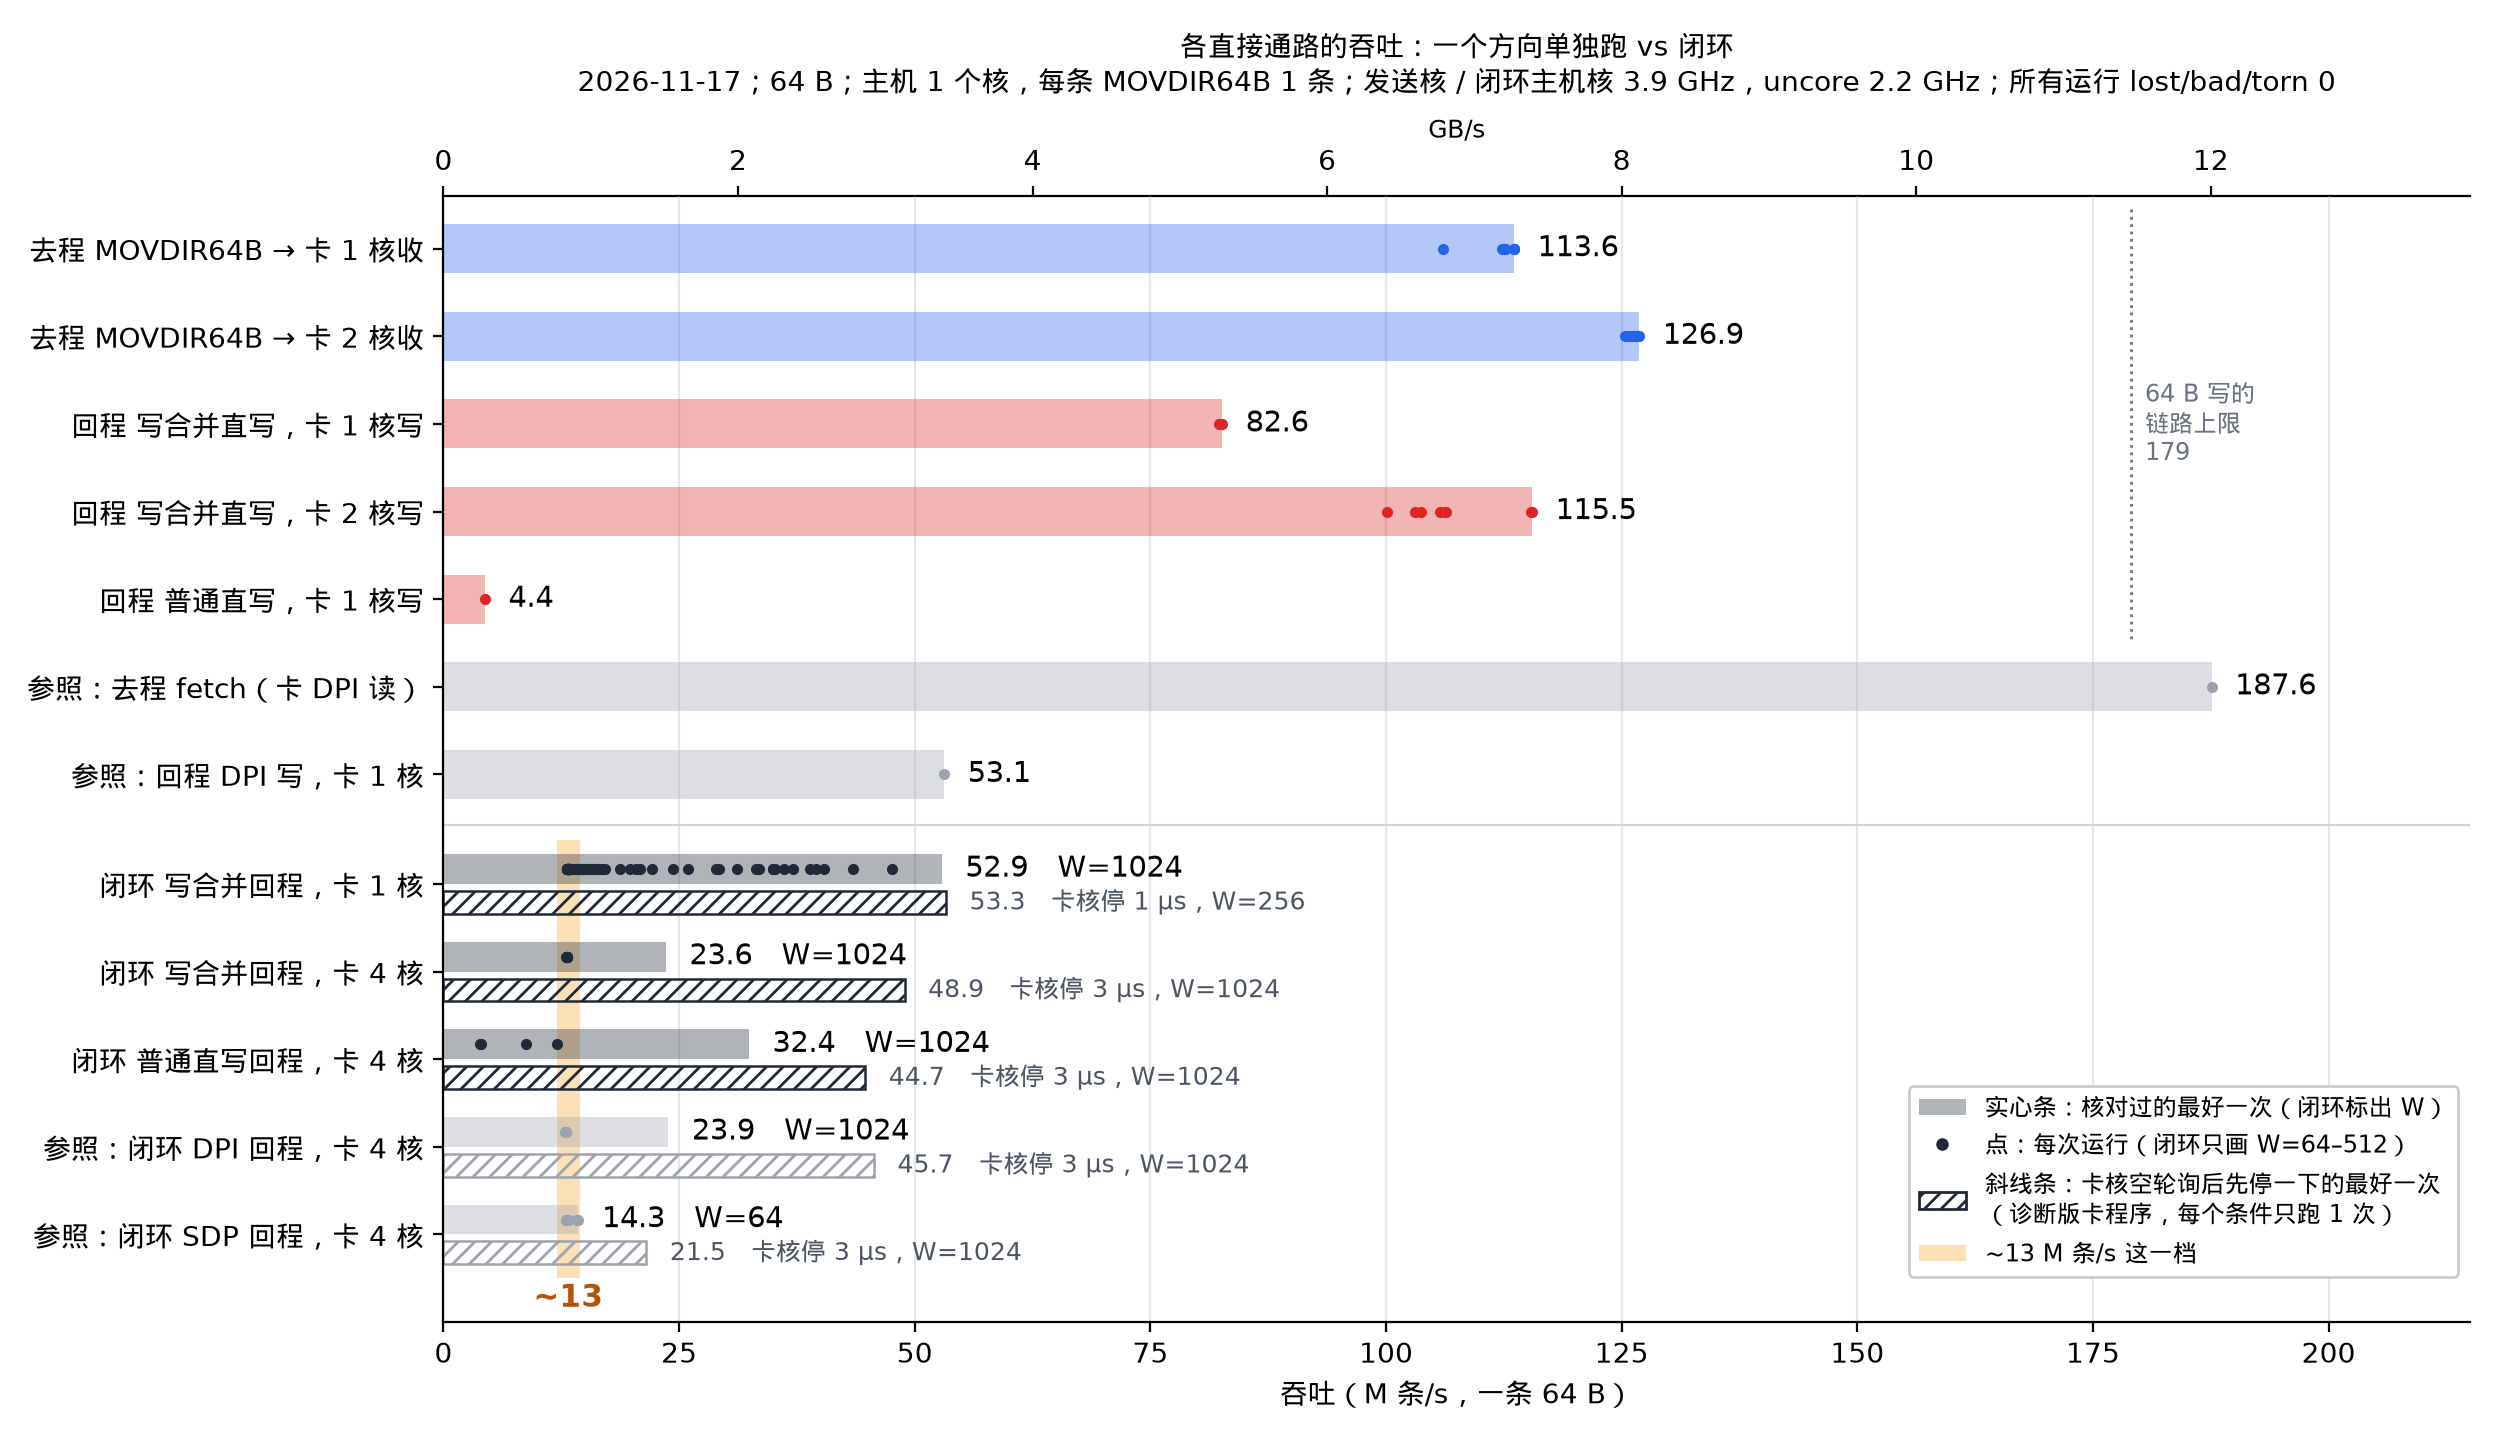

Write the Python code that produced this figure.
"""MRV-63 overview: best verified throughput of each direct path, one direction alone vs closed loop.

Upper block, one direction alone (open loop): `inline_stream --dir h2c|c2h`, one host core, 64 B
cells, one cell per MOVDIR64B / per card store, every cell checked. Data: logs/mrv24-2026-11-17
(runs.jsonl, shell-runs.jsonl, card.jsonl). Host -> card runs count only with the sending core on
cpu40/104 (performance governor, 3.9 GHz); card -> host runs were received on cpu41 (schedutil,
2.65-3.85 GHz where it was measured).

Lower block, closed loop: `inline_pingpong`, host core 40 (3.9 GHz) sends and receives, one
MOVDIR64B per request (batch 1), window W. Data: logs/mrv17-2026-11-17/runs.jsonl, the same
selection as mrv-44-throughput-vs-w.py: the `OFFICIAL` sweep, the repeats under the same settings
with no experiment flag in use, and the lease build (`LEASE H1`). Dots: every such run at
W = 64..512. Solid bar: the best run at any W. Hatched bar: the best run of the diagnostic card
build that pauses after an empty poll (`--poll-gap-ns`, tags X3 / X3b / X3c), one run per condition.

Every plotted run is verified (host lost/bad/torn 0, card partial/corrupt 0). The script prints the
table behind the chart.

    uv run --with matplotlib python docs/figures/mrv-63-overview.py
"""
import json
import re
from collections import defaultdict
from pathlib import Path

from matplotlib.lines import Line2D
from matplotlib.patches import Patch

from mrvplot import plt, save

ROOT = Path(__file__).resolve().parents[2]
L24 = ROOT / "logs/mrv24-2026-11-17"
L17 = ROOT / "logs/mrv17-2026-11-17"
FIXED = {40, 104}  # performance governor, 3.9 GHz; every other host core ran schedutil
SLOW_W = (64, 128, 256, 512)
LINK_GBS = 32e9 * 4 * (128 / 130) / 8 / 1e9  # PCIe Gen5 x4, one direction: 15.75 GB/s
LINK_64 = LINK_GBS * 1e9 / (64 + 24) / 1e6   # 64 B writes with 24 B of fixed cost each (MRV-22): 179 M/s


def jsonl(path):
    return [json.loads(line) for line in path.read_text().splitlines() if line.strip()]


# ---- one direction alone (MRV-24 data) ----------------------------------------------------
HARNESS = jsonl(L24 / "runs.jsonl")
CARD_OF = {run: card for card in jsonl(L24 / "card.jsonl") for run in card["runs"]}


def verified_stream(rid, line):
    card = CARD_OF[rid]
    text = " ".join(card["exit_summary"])
    ok = (card["counts_match"] and "partial cells seen 0" in text and "corrupt payloads 0" in text
          and re.search(r"failed 0\)", text) is not None)
    if m := re.search(r"bad (\d+) torn (\d+)", line):
        ok = ok and m.groups() == ("0", "0")
    assert ok, rid
    cmd = card["cmd"]
    roles = (m.group(1).split(",") if (m := re.search(r"--roles ([\w,]+)", cmd)) else [])
    how = "wc" if "--store-wc" in cmd else "dpi" if "--dma" in cmd else "store" if "--store" in cmd else "?"
    return roles.count("ring"), roles.count("source"), how


def stream_runs():
    """(row key, run id, M cells/s) of every verified run with one direction alone."""
    raw = []  # (id, dir, via fetch?, sender cpu, output line)
    for i, r in enumerate(HARNESS):
        a = r["args"]
        d = re.search(r"--dir (\w+)", a)
        if not d or d.group(1) not in ("h2c", "c2h"):
            continue
        lcores = [int(c) for c in re.search(r"-l ([\d,]+)", a).group(1).split(",")]
        raw.append((f"R{i:02d}", d.group(1), "--via fetch" in a, lcores[0], r["out"][0]))
    for r in jsonl(L24 / "shell-runs.jsonl"):
        if r["dir"] in ("h2c", "c2h"):
            raw.append((r["id"], r["dir"], "--via fetch" in r["cmd"], r["sender_cpu"], r["out"]))
    out = []
    for rid, d, fetch, sender, line in raw:
        ring, source, how = verified_stream(rid, line)
        if d == "h2c":
            if sender not in FIXED:
                continue  # the sending core's clock was not held
            rate = float(re.search(r"card took all at ([\d.]+) M cells/s", line).group(1))
            key = ("h2c", "fetch", 1) if fetch else ("h2c", "movdir", ring)
        else:
            rate = float(re.search(r"host took them at ([\d.]+) M cells/s", line).group(1))
            key = ("c2h", how, source)
        out.append((key, rid, rate))
    return out


# ---- closed loop (MRV-17 data) -------------------------------------------------------------
CARD = "/root/bench/inline_reflector"


def path_of(card_args, host_cmd):
    if "--store-wc" in card_args:
        return "wc"
    if "--store" in card_args:
        return "store"
    if "--dma" in card_args:
        return "dpi"
    return "sdp" if "rx_poll_mem=1" in host_cmd else None  # SDP reference: the rx_poll_mem=1 line only


def closed_runs():
    """Per (path, card cores): runs without a pause as (W, Mmsg/s, tag), and with a card pause as
    (W, Mmsg/s, pause ns, tag)."""
    plain, paused = defaultdict(list), defaultdict(list)
    for r in jsonl(L17 / "runs.jsonl"):
        if r.get("rc", 0) != 0 or not r.get("host") or not r.get("card_cmd") or "inline_pingpong" not in r["host_cmd"]:
            continue
        tag, card_cmd, host_cmd = r["tag"], r["card_cmd"] + " ", r["host_cmd"]
        card_args = card_cmd.split(" -- ")[1] if " -- " in card_cmd else ""
        cores = 4 if " -l 3-6 " in card_cmd else 1 if " -l 3 " in card_cmd else None
        path = path_of(card_args, host_cmd)
        if cores is None or path is None:
            continue
        h = r["host"][0]
        gap = re.search(r"--poll-gap-ns (\d+)", card_cmd)
        ok = h["lost"] == h["bad"] == h["torn"] == 0 and r["card"]["partial"] == 0 and r["card"]["corrupt"] == 0
        if re.match(r"X3[bc]? ", tag) and gap and int(gap.group(1)) > 0 and "--poll-gap-ns" not in host_cmd:
            assert ok and "inline_reflector-mrv17 " in card_cmd, tag
            paused[(path, cores)].append((int(h["window"]), h["mmsg"], int(gap.group(1)), tag))
        elif "--poll-gap-ns" in card_cmd + host_cmd or "--sample-card-next" in host_cmd:
            continue
        elif re.match(r"OFFICIAL (wc|store|dpi|sdp mempoll) n[14] H1$", tag) or re.match(
                r"(ALT |E1 |LANDED .* noprobe |CAP .* cap32$|Xbin .* nov13$)", tag):
            assert ok and card_cmd.split()[0] == CARD, tag
            assert not re.search(r"--reply-cap (?!32\b)", host_cmd), tag
            plain[(path, cores)].append((int(h["window"]), h["mmsg"], tag))
        elif re.match(r"LEASE H1 ", tag):
            assert ok and "--host-lcores 1" in host_cmd, tag
            plain[(path, cores)].append((int(h["window"]), h["mmsg"], tag))
    return plain, paused


STREAMS = defaultdict(list)
for key, rid, rate in stream_runs():
    STREAMS[key].append((rate, rid))
PLAIN, PAUSED = closed_runs()

BLUE, RED, DARK, GREY, AMBER = "#2563eb", "#dc2626", "#1f2937", "#9ca3af", "#f59e0b"
ONE_WAY = [  # (key, label, colour); grey = reference rows (DPI)
    (("h2c", "movdir", 1), "去程 MOVDIR64B → 卡 1 核收", BLUE),
    (("h2c", "movdir", 2), "去程 MOVDIR64B → 卡 2 核收", BLUE),
    (("c2h", "wc", 1), "回程 写合并直写，卡 1 核写", RED),
    (("c2h", "wc", 2), "回程 写合并直写，卡 2 核写", RED),
    (("c2h", "store", 1), "回程 普通直写，卡 1 核写", RED),
    (("h2c", "fetch", 1), "参照：去程 fetch（卡 DPI 读）", GREY),
    (("c2h", "dpi", 1), "参照：回程 DPI 写，卡 1 核", GREY),
]
CLOSED = [  # grey = reference rows (DPI, SDP)
    (("wc", 1), "闭环 写合并回程，卡 1 核", DARK),
    (("wc", 4), "闭环 写合并回程，卡 4 核", DARK),
    (("store", 4), "闭环 普通直写回程，卡 4 核", DARK),
    (("dpi", 4), "参照：闭环 DPI 回程，卡 4 核", GREY),
    (("sdp", 4), "参照：闭环 SDP 回程，卡 4 核", GREY),
]

fig, ax = plt.subplots(figsize=(12.5, 7.2))
ys, labels = [], []
y = 0.0
print("one direction alone (M cells/s): best, range, runs")
for key, label, color in ONE_WAY:
    vals = sorted(STREAMS[key])
    assert vals, key
    best, best_id = vals[-1]
    ax.barh(y, best, 0.56, color=color, alpha=0.35, zorder=2)
    ax.scatter([v for v, _ in vals], [y] * len(vals), s=9, color=color, zorder=3)
    ax.text(best + 2.5, y, f"{best:.1f}", va="center", fontsize=10.5)
    print(f"  {label}: best {best:.2f} ({best_id}), range {vals[0][0]:.2f}-{best:.2f}, n={len(vals)}")
    ys.append(y)
    labels.append(label)
    y += 1
last_write_row = 4  # the link limit below is for 64 B writes: rows 0..4
split = y - 0.42
y += 0.25
top_closed = y - 0.5
print("closed loop (Mmsg/s): best without pause, W=64..512 range, best with a card pause")
for key, label, color in CLOSED:
    runs = PLAIN[key]
    assert runs and PAUSED.get(key), key
    slow = [v for w, v, _ in runs if w in SLOW_W]
    w_best, best, tag_best = max(runs, key=lambda t: t[1])
    w_p, v_p, gap, tag_p = max(PAUSED[key], key=lambda t: t[1])
    ax.barh(y - 0.17, best, 0.34, color=color, alpha=0.35, zorder=2)
    ax.scatter(slow, [y - 0.17] * len(slow), s=9, color=color, zorder=3)
    ax.text(best + 2.5, y - 0.17, f"{best:.1f}　W={w_best}", va="center", fontsize=10.5)
    ax.barh(y + 0.21, v_p, 0.26, facecolor="none", edgecolor=color, hatch="////", lw=0.9, zorder=2)
    ax.text(v_p + 2.5, y + 0.21, f"{v_p:.1f}　卡核停 {gap // 1000} µs，W={w_p}", va="center", fontsize=9, color="#4b5563")
    print(f"  {label}: best {best:.2f} W={w_best} ({tag_best}); W=64..512 {min(slow):.2f}-{max(slow):.2f} (n={len(slow)}); "
          f"pause {gap} ns: {v_p:.2f} W={w_p} ({tag_p})")
    ys.append(y)
    labels.append(label)
    y += 1
bottom = y - 0.5

# the ~13 M/s regime (closed loop only), the block separator, the link limit for 64 B writes
ax.fill_betweenx([top_closed, bottom], 12, 14.5, color=AMBER, alpha=0.3, lw=0, zorder=1)
ax.text(13.25, bottom + 0.06, "~13", color="#b45309", fontsize=11, ha="center", va="top", fontweight="bold")
ax.axhline(split, color="#d1d5db", lw=0.8)
ax.plot([LINK_64, LINK_64], [-0.45, last_write_row + 0.45], color="#6b7280", lw=1.0, ls=":", zorder=1)
ax.text(LINK_64 + 1.5, 2.0, f"64 B 写的\n链路上限\n{LINK_64:.0f}", fontsize=8.5, color="#6b7280", ha="left", va="center")

ax.set_yticks(ys, labels, fontsize=10)
ax.set_ylim(bottom + 0.5, -0.6)
ax.set_xlim(0, 215)
ax.set_xlabel("吞吐（M 条/s，一条 64 B）")
ax.grid(axis="y", visible=False)
top = ax.secondary_xaxis("top", functions=(lambda v: v * 64 / 1000, lambda g: g * 1000 / 64))
top.set_xlabel("GB/s", fontsize=9)
ax.legend(handles=[
    Patch(facecolor=DARK, alpha=0.35, label="实心条：核对过的最好一次（闭环标出 W）"),
    Line2D([], [], marker="o", ls="", ms=3.5, color=DARK, label="点：每次运行（闭环只画 W=64–512）"),
    Patch(facecolor="white", edgecolor=DARK, hatch="////", label="斜线条：卡核空轮询后先停一下的最好一次\n（诊断版卡程序，每个条件只跑 1 次）"),
    Patch(facecolor=AMBER, alpha=0.3, label="~13 M 条/s 这一档"),
], fontsize=8.5, loc="lower right", bbox_to_anchor=(1.0, 0.03), framealpha=1.0)
ax.set_title("各直接通路的吞吐：一个方向单独跑 vs 闭环\n"
             "2026-11-17；64 B；主机 1 个核，每条 MOVDIR64B 1 条；发送核 / 闭环主机核 3.9 GHz，uncore 2.2 GHz；所有运行 lost/bad/torn 0",
             fontsize=10, pad=10)
print(save(fig, "mrv-63-overview"))
